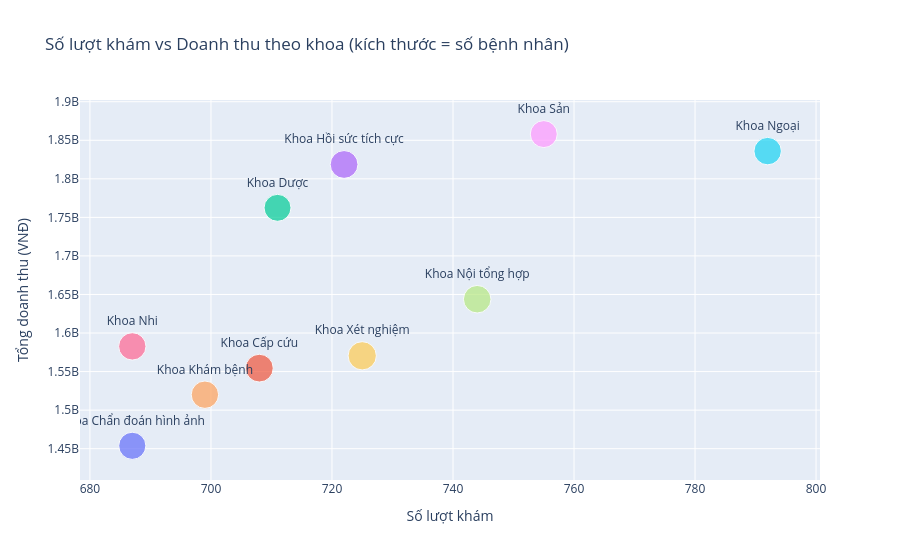

Here is the notebook cell this chart was saved with:
### Code cell
# Scatter: số lượt khám vs doanh thu (bubble = số bệnh nhân)
fig = px.scatter(
    dept_vol_rev,
    x="total_visits", y="total_revenue",
    size="total_patients", color="TEN_KHOAPHONG",
    text="TEN_KHOAPHONG",
    title="Số lượt khám vs Doanh thu theo khoa (kích thước = số bệnh nhân)",
    labels={"total_visits": "Số lượt khám", "total_revenue": "Tổng doanh thu (VNĐ)"},
)
fig.update_traces(textposition="top center")
fig.update_layout(showlegend=False)
fig.show()

### Figure 1 — Plotly figure (JSON) as saved in the notebook; plotly's stock layout.template omitted (floating-point values rounded to 4 significant figures)
{"data": [{"hovertemplate": "TEN_KHOAPHONG=%{text}<br>Số lượt khám=%{x}<br>Tổng doanh thu (VNĐ)=%{y}<br>total_patients=%{marker.size}<extra></extra>", "legendgroup": "Khoa Chẩn đoán hình ảnh", "marker": {"color": "#636efa", "size": [302], "sizemode": "area", "sizeref": 0.8175, "symbol": "circle"}, "mode": "markers+text", "name": "Khoa Chẩn đoán hình ảnh", "orientation": "v", "showlegend": true, "text": ["Khoa Chẩn đoán hình ảnh"], "textposition": "top center", "type": "scatter", "x": [687], "xaxis": "x", "y": [1454000000.0], "yaxis": "y"}, {"hovertemplate": "TEN_KHOAPHONG=%{text}<br>Số lượt khám=%{x}<br>Tổng doanh thu (VNĐ)=%{y}<br>total_patients=%{marker.size}<extra></extra>", "legendgroup": "Khoa Cấp cứu", "marker": {"color": "#EF553B", "size": [315], "sizemode": "area", "sizeref": 0.8175, "symbol": "circle"}, "mode": "markers+text", "name": "Khoa Cấp cứu", "orientation": "v", "showlegend": true, "text": ["Khoa Cấp cứu"], "textposition": "top center", "type": "scatter", "x": [708], "xaxis": "x", "y": [1554000000.0], "yaxis": "y"}, {"hovertemplate": "TEN_KHOAPHONG=%{text}<br>Số lượt khám=%{x}<br>Tổng doanh thu (VNĐ)=%{y}<br>total_patients=%{marker.size}<extra></extra>", "legendgroup": "Khoa Dược", "marker": {"color": "#00cc96", "size": [297], "sizemode": "area", "sizeref": 0.8175, "symbol": "circle"}, "mode": "markers+text", "name": "Khoa Dược", "orientation": "v", "showlegend": true, "text": ["Khoa Dược"], "textposition": "top center", "type": "scatter", "x": [711], "xaxis": "x", "y": [1762000000.0], "yaxis": "y"}, {"hovertemplate": "TEN_KHOAPHONG=%{text}<br>Số lượt khám=%{x}<br>Tổng doanh thu (VNĐ)=%{y}<br>total_patients=%{marker.size}<extra></extra>", "legendgroup": "Khoa Hồi sức tích cực", "marker": {"color": "#ab63fa", "size": [316], "sizemode": "area", "sizeref": 0.8175, "symbol": "circle"}, "mode": "markers+text", "name": "Khoa Hồi sức tích cực", "orientation": "v", "showlegend": true, "text": ["Khoa Hồi sức tích cực"], "textposition": "top center", "type": "scatter", "x": [722], "xaxis": "x", "y": [1819000000.0], "yaxis": "y"}, {"hovertemplate": "TEN_KHOAPHONG=%{text}<br>Số lượt khám=%{x}<br>Tổng doanh thu (VNĐ)=%{y}<br>total_patients=%{marker.size}<extra></extra>", "legendgroup": "Khoa Khám bệnh", "marker": {"color": "#FFA15A", "size": [307], "sizemode": "area", "sizeref": 0.8175, "symbol": "circle"}, "mode": "markers+text", "name": "Khoa Khám bệnh", "orientation": "v", "showlegend": true, "text": ["Khoa Khám bệnh"], "textposition": "top center", "type": "scatter", "x": [699], "xaxis": "x", "y": [1520000000.0], "yaxis": "y"}, {"hovertemplate": "TEN_KHOAPHONG=%{text}<br>Số lượt khám=%{x}<br>Tổng doanh thu (VNĐ)=%{y}<br>total_patients=%{marker.size}<extra></extra>", "legendgroup": "Khoa Ngoại", "marker": {"color": "#19d3f3", "size": [308], "sizemode": "area", "sizeref": 0.8175, "symbol": "circle"}, "mode": "markers+text", "name": "Khoa Ngoại", "orientation": "v", "showlegend": true, "text": ["Khoa Ngoại"], "textposition": "top center", "type": "scatter", "x": [792], "xaxis": "x", "y": [1836000000.0], "yaxis": "y"}, {"hovertemplate": "TEN_KHOAPHONG=%{text}<br>Số lượt khám=%{x}<br>Tổng doanh thu (VNĐ)=%{y}<br>total_patients=%{marker.size}<extra></extra>", "legendgroup": "Khoa Nhi", "marker": {"color": "#FF6692", "size": [306], "sizemode": "area", "sizeref": 0.8175, "symbol": "circle"}, "mode": "markers+text", "name": "Khoa Nhi", "orientation": "v", "showlegend": true, "text": ["Khoa Nhi"], "textposition": "top center", "type": "scatter", "x": [687], "xaxis": "x", "y": [1583000000.0], "yaxis": "y"}, {"hovertemplate": "TEN_KHOAPHONG=%{text}<br>Số lượt khám=%{x}<br>Tổng doanh thu (VNĐ)=%{y}<br>total_patients=%{marker.size}<extra></extra>", "legendgroup": "Khoa Nội tổng hợp", "marker": {"color": "#B6E880", "size": [310], "sizemode": "area", "sizeref": 0.8175, "symbol": "circle"}, "mode": "markers+text", "name": "Khoa Nội tổng hợp", "orientation": "v", "showlegend": true, "text": ["Khoa Nội tổng hợp"], "textposition": "top center", "type": "scatter", "x": [744], "xaxis": "x", "y": [1644000000.0], "yaxis": "y"}, {"hovertemplate": "TEN_KHOAPHONG=%{text}<br>Số lượt khám=%{x}<br>Tổng doanh thu (VNĐ)=%{y}<br>total_patients=%{marker.size}<extra></extra>", "legendgroup": "Khoa Sản", "marker": {"color": "#FF97FF", "size": [298], "sizemode": "area", "sizeref": 0.8175, "symbol": "circle"}, "mode": "markers+text", "name": "Khoa Sản", "orientation": "v", "showlegend": true, "text": ["Khoa Sản"], "textposition": "top center", "type": "scatter", "x": [755], "xaxis": "x", "y": [1858000000.0], "yaxis": "y"}, {"hovertemplate": "TEN_KHOAPHONG=%{text}<br>Số lượt khám=%{x}<br>Tổng doanh thu (VNĐ)=%{y}<br>total_patients=%{marker.size}<extra></extra>", "legendgroup": "Khoa Xét nghiệm", "marker": {"color": "#FECB52", "size": [327], "sizemode": "area", "sizeref": 0.8175, "symbol": "circle"}, "mode": "markers+text", "name": "Khoa Xét nghiệm", "orientation": "v", "showlegend": true, "text": ["Khoa Xét nghiệm"], "textposition": "top center", "type": "scatter", "x": [725], "xaxis": "x", "y": [1570000000.0], "yaxis": "y"}], "layout": {"legend": {"itemsizing": "constant", "title": {"text": "TEN_KHOAPHONG"}, "tracegroupgap": 0}, "showlegend": false, "title": {"text": "Số lượt khám vs Doanh thu theo khoa (kích thước = số bệnh nhân)"}, "xaxis": {"anchor": "y", "domain": [0, 1], "title": {"text": "Số lượt khám"}}, "yaxis": {"anchor": "x", "domain": [0, 1], "title": {"text": "Tổng doanh thu (VNĐ)"}}}}
